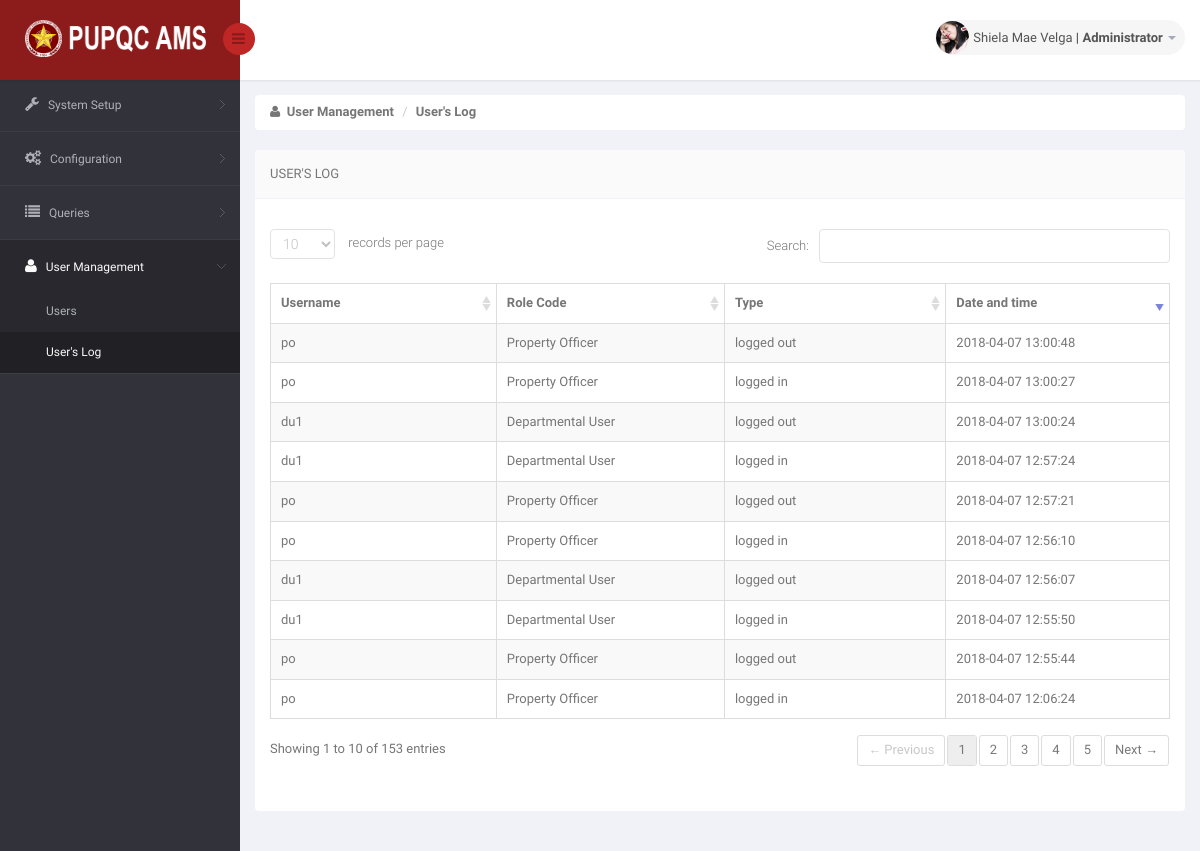
The page /DIR/Administrator/ADUserslog.php (signed in) on the database as committed earlier.
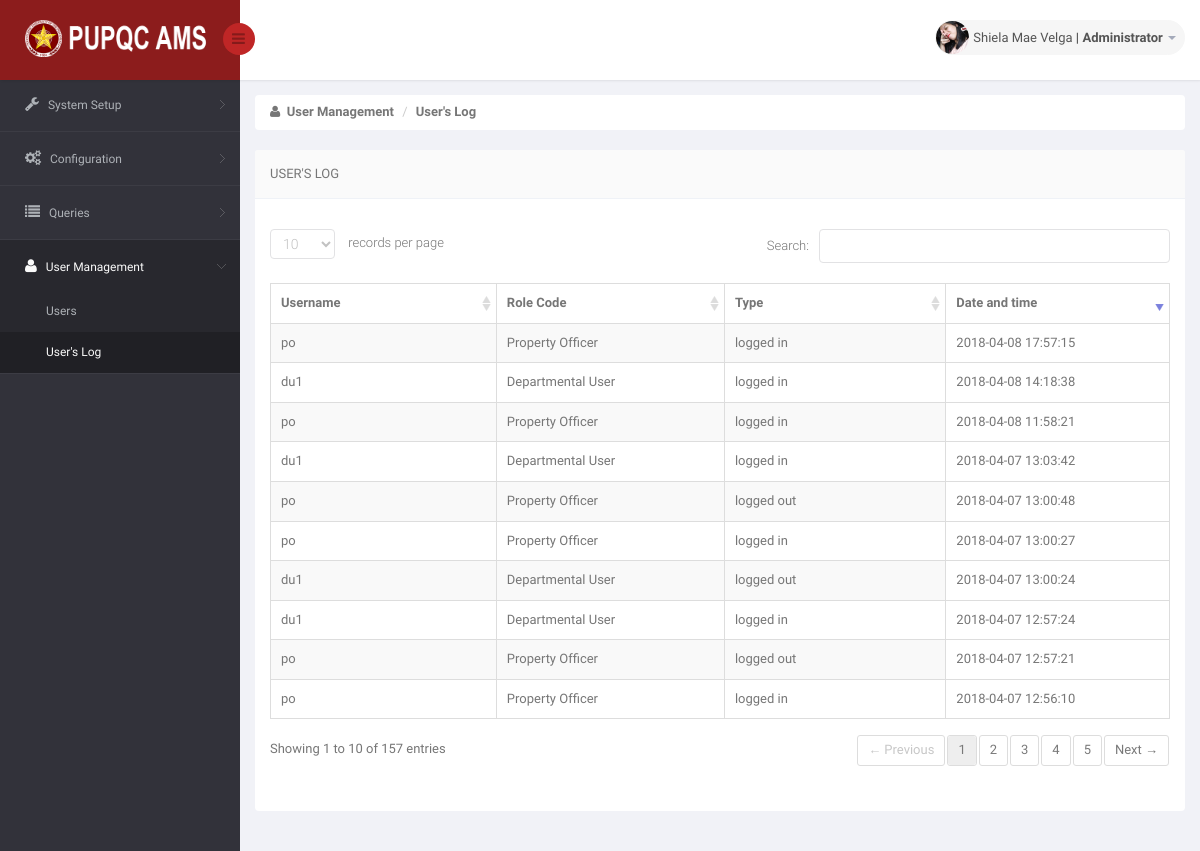
The same page on the database as committed later.
### tables this page shows
CREATE TABLE `ams_r_user` (
  `U_USERNAME` varchar(25) NOT NULL,
  `U_PASSWORD` varchar(150) NOT NULL,
  `U_ROLE_CODE` varchar(30) NOT NULL,
  `EP_ID` int(11) NOT NULL
);

CREATE TABLE `ams_r_employee_profile` (
  `EP_ID` int(11) NOT NULL,
  `EP_FNAME` varchar(50) NOT NULL,
  `EP_MNAME` varchar(35) DEFAULT NULL,
  `EP_LNAME` varchar(35) NOT NULL,
  `EP_GENDER` varchar(10) NOT NULL,
  `EP_MOBILE` char(11) DEFAULT NULL,
  `EP_EMAIL` varchar(75) NOT NULL,
  `EP_TYPE` varchar(50) NOT NULL,
  `EP_STATUS` varchar(10) NOT NULL DEFAULT 'Active',
  `EP_PICTURE` varchar(200) NOT NULL DEFAULT '	images/EmployePictures/default.png	',
  `O_ID` int(11) DEFAULT NULL
);

CREATE TABLE `ams_r_users_log` (
  `UL_LOGGED_DATE` datetime NOT NULL DEFAULT CURRENT_TIMESTAMP,
  `UL_LOGGED_TYPE` varchar(50) NOT NULL,
  `EP_ID` int(11) NOT NULL
);

### DIR/Administrator/ADUserslog.php (the view, shortened to what this page needs)
<!DOCTYPE html>
<html lang="en">
<head>
    <link href="../../bs3/css/bootstrap.min.css" rel="stylesheet">
    <link href="../../css/bootstrap-reset.css" rel="stylesheet">
    <link href="../../font-awesome/css/font-awesome.css" rel="stylesheet" />
    <link href="../../js/advanced-datatable/css/demo_page.css" rel="stylesheet" />
    <link href="../../js/advanced-datatable/css/demo_table.css" rel="stylesheet" />
    <link rel="stylesheet" href="../../js/data-tables/DT_bootstrap.css" />
    <link href="../../css/style.css" rel="stylesheet">
    <link href="../../css/style-responsive.css" rel="stylesheet" />
    <link href="../../js/iCheck/skins/minimal/minimal.css" rel="stylesheet">
    <link href="../../js/iCheck/skins/minimal/red.css" rel="stylesheet">
    <link href="../../js/iCheck/skins/minimal/green.css" rel="stylesheet">
    <link href="../../js/iCheck/skins/minimal/blue.css" rel="stylesheet">
    <link href="../../js/iCheck/skins/minimal/yellow.css" rel="stylesheet">
    <link href="../../js/iCheck/skins/minimal/purple.css" rel="stylesheet">
    <link href="../../js/iCheck/skins/square/square.css" rel="stylesheet">
    <link href="../../js/iCheck/skins/square/red.css" rel="stylesheet">
    <link href="../../js/iCheck/skins/square/green.css" rel="stylesheet">
    <link href="../../js/iCheck/skins/square/blue.css" rel="stylesheet">
    <link href="../../js/iCheck/skins/square/yellow.css" rel="stylesheet">
    <link href="../../js/iCheck/skins/square/purple.css" rel="stylesheet">
    <link href="../../js/iCheck/skins/flat/grey.css" rel="stylesheet">
    <link href="../../js/iCheck/skins/flat/red.css" rel="stylesheet">
    <link href="../../js/iCheck/skins/flat/green.css" rel="stylesheet">
    <link href="../../js/iCheck/skins/flat/blue.css" rel="stylesheet">
    <link href="../../js/iCheck/skins/flat/yellow.css" rel="stylesheet">
    <link href="../../js/iCheck/skins/flat/purple.css" rel="stylesheet">
    <link rel="stylesheet" type="text/css" href="../../js/select2/select2.css" />
    <link rel="stylesheet" type="text/css" href="../../js/bootstrap-daterangepicker/daterangepicker-bs3.css" />
    <link rel="stylesheet" type="text/css" href="../../js/bootstrap-datetimepicker/css/datetimepicker.css" />
    <link rel="stylesheet" type="text/css" href="../../js/bootstrap-datepicker/css/datepicker.css" />
    <link href="../../js/plugins/sweetalert/sweetalert.css" type="text/css" rel="stylesheet" media="screen,projection">
</head>
<body>
<section id="container" >
<header class="header fixed-top clearfix">
<div class="brand">
    <a href="ADCampus.php" class="logo">
        <img src="../../images/pupqcnew.png" style="width: 193px; height: 37px;" alt="">
    </a>
    <div class="sidebar-toggle-box">
        <div class="fa fa-bars"></div>
    </div>
</div>
<div class="top-nav clearfix">
    <ul class="nav pull-right top-menu">
        <li class="dropdown">
            <a data-toggle="dropdown" class="dropdown-toggle" href="#">
                <?php
                    include('../Connection/db.php');
                    $sql = "SELECT * FROM ams_r_employee_profile AS EP JOIN ams_r_user AS U ON U.EP_ID = EP.EP_ID WHERE U.U_USERNAME = '".$_SESSION['myuser']."'";
                    $result = mysqli_query($connection, $sql);
                    while ($row = mysqli_fetch_array($result))
                    {
                      $pic = $row['EP_PICTURE'];
                      echo '<img alt="" src="../../'.$pic.'" alt="" >';
                    }
                  ?>
                <span class="username"> <?php echo $_SESSION['mysesi']; ?> <label> | Administrator</label> </span>
                <b class="caret"></b>
            </a>
        </li>
    </ul>
</div>
</header>
<aside>
    <div id="sidebar" class="nav-collapse">
        <div class="leftside-navigation">
            <ul class="sidebar-menu" id="nav-accordion">
                <li class="sub-menu">
                    <a href="javascript:;">
                        <i class="fa fa-wrench"></i>
                        <span>System Setup</span>
                    </a>
                </li>
                <li class="sub-menu">
                    <a href="javascript:;">
                        <i class="fa fa-gears"></i>
                        <span>Configuration</span>
                    </a>
                </li>
                <li class="sub-menu">
                    <a href="javascript:;">
                        <i class="fa fa-list"></i>
                        <span>Queries</span>
                    </a>
                </li>
                <li class="sub-menu">
                    <a href="javascript:;" class="active">
                        <i class="fa fa-user"></i>
                        <span>User Management</span>
                    </a>
                    <ul class="sub">
                        <li><a href="ADUsers.php">Users</a></li>
                        <li class="active"><a href="ADUserslog.php">User's Log</a></li>
                    </ul>
                </li>
            </ul>
        </div>
    </div>
</aside>
    <section id="main-content">
        <section class="wrapper">
            <div class="row">
                <div class="col-md-12">
                    <ul class="breadcrumb">
                        <li><i class="fa fa-user"></i><strong> &nbsp;User Management</strong></li>
                        <li><strong>User's Log</strong></li>
                    </ul>
                </div>
            </div>
            <div class="row">
                <div class="col-sm-12">
                    <section class="panel">
                        <header class="panel-heading">
                            User's Log
                        </header>
                        <div class="panel-body">
                            <div class="adv-table">
                                <table  class="display table table-bordered table-striped tblCampusData" id="dynamic-table">
                                    <thead>
                                        <tr>
                                            <th style="width: 250px">Username</th>
                                            <th style="width: 250px">Role Code</th>
                                            <th style="width: 250px">Type</th>
                                            <th style="width: 250px">Date and time</th>
                                    </thead>
                                    <tbody>
                                    <?php
                                        $sql = "SELECT ams_r_users_log.UL_LOGGED_DATE, ams_r_users_log.UL_LOGGED_TYPE, ams_r_user.U_USERNAME, ams_r_user.U_ROLE_CODE FROM ams_r_users_log JOIN ams_r_user ON ams_r_users_log.EP_ID = ams_r_user.EP_ID";
                                        $result = mysqli_query($connection, $sql) or die("Bad Query: $sql");
                                        while($row = mysqli_fetch_assoc($result))
                                            {
                                              $uname = $row['U_USERNAME'];
                                              $role = $row['U_ROLE_CODE'];
                                              $type = $row['UL_LOGGED_TYPE'];
                                              $dt = $row['UL_LOGGED_DATE'];
                                    ?>
                                        <tr class="gradeX"">
                                            <td> <?php echo $uname; ?> </td>
                                            <td> <?php echo $role; ?> </td>
                                            <td> <?php echo $type; ?> </td>
                                            <td> <?php echo $dt; ?> </td>
                                        </tr>
                                    <?php
                                        }
                                    ?>
                                    </tbody>
                                </table>
                            </div>
                        </div>
                    </section>
                </div>
            </div>
        </section>
    </section>
</section>
</body>
</html>

### js/advanced-datatable/css/demo_table.css (style rules this page uses)
table.display { margin: 0 auto; clear: both; width: 100%; }
table.display thead th { padding: 3px 18px 3px 10px; border-bottom: 1px solid black; font-weight: bold; cursor: pointer; * cursor: hand; }
table.display td { padding: 3px 10px; }
.sorting_desc { background: url('../images/sort_desc.png') no-repeat center right; }
.sorting { background: url('../images/sort_both.png') no-repeat center right; }
table.display tr.odd.gradeX { background-color: #ffdddd; }
table.display tr.even.gradeX { background-color: #ffeeee; }
tr.odd { background-color: #F9F9F9; }
tr.even { background-color: white; }
tr.odd td.sorting_1 { background-color: #D3D6FF; }
tr.even td.sorting_1 { background-color: #EAEBFF; }
tr.odd.gradeX td.sorting_1 { background-color: #ffc4c4; }
tr.even.gradeX td.sorting_1 { background-color: #ffd5d5; }
table.display tr.gradeX { background-color: #ffdddd; }

Rows that differ between the two databases and show on the page:
no longer on this page (row unchanged): ams_r_users_log: ams_r_user.U_USERNAME "po", ams_r_user.U_ROLE_CODE "Property Officer", UL_LOGGED_TYPE "logged in", UL_LOGGED_DATE "2018-04-07 12:06:24"
no longer on this page (row unchanged): ams_r_users_log: ams_r_user.U_USERNAME "po", ams_r_user.U_ROLE_CODE "Property Officer", UL_LOGGED_TYPE "logged out", UL_LOGGED_DATE "2018-04-07 12:55:44"
no longer on this page (row unchanged): ams_r_users_log: ams_r_user.U_USERNAME "du1", ams_r_user.U_ROLE_CODE "Departmental User", UL_LOGGED_TYPE "logged in", UL_LOGGED_DATE "2018-04-07 12:55:50"
no longer on this page (row unchanged): ams_r_users_log: ams_r_user.U_USERNAME "du1", ams_r_user.U_ROLE_CODE "Departmental User", UL_LOGGED_TYPE "logged out", UL_LOGGED_DATE "2018-04-07 12:56:07"
added ams_r_users_log: ams_r_user.U_USERNAME "du1", ams_r_user.U_ROLE_CODE "Departmental User", UL_LOGGED_TYPE "logged in", UL_LOGGED_DATE "2018-04-07 13:03:42"
added ams_r_users_log: ams_r_user.U_USERNAME "po", ams_r_user.U_ROLE_CODE "Property Officer", UL_LOGGED_TYPE "logged in", UL_LOGGED_DATE "2018-04-08 11:58:21"
added ams_r_users_log: ams_r_user.U_USERNAME "du1", ams_r_user.U_ROLE_CODE "Departmental User", UL_LOGGED_TYPE "logged in", UL_LOGGED_DATE "2018-04-08 14:18:38"
added ams_r_users_log: ams_r_user.U_USERNAME "po", ams_r_user.U_ROLE_CODE "Property Officer", UL_LOGGED_TYPE "logged in", UL_LOGGED_DATE "2018-04-08 17:57:15"
Other text that changed with them:
text written by a page script: "records per page Search: Showing 1 to 10 of 153 entries ← Previous 1 2 3 4 5 Next →" → "records per page Search: Showing 1 to 10 of 157 entries ← Previous 1 2 3 4 5 Next →"
